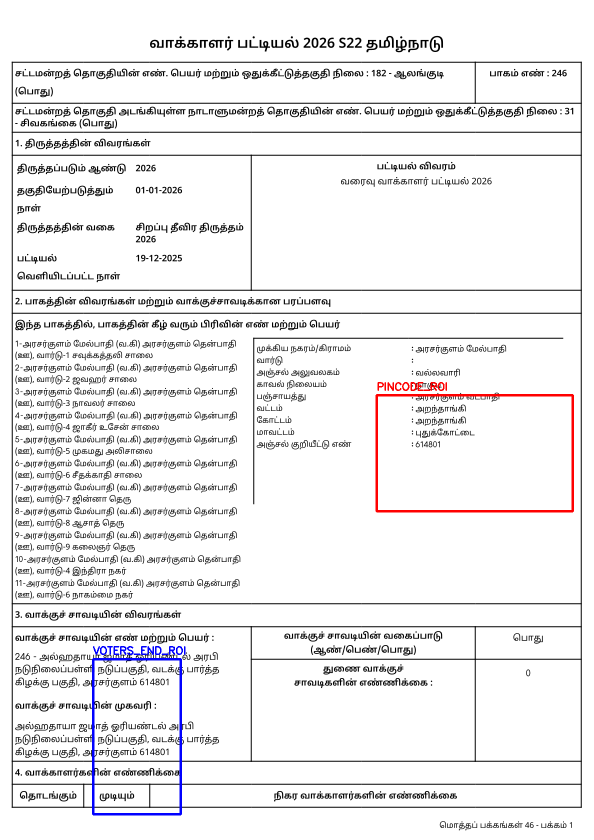
#> input picture metadata-regeneration/roi_visualization.png, 1187 x 1679 px (shown at 1/2 size)
$ python -i ocr_processor_tesseract_advance_fields.py   (imports and definitions only)
#> lines starting #> are read from the running program, lines starting #| are printed output that depends on the picture
#> in _extract_epic_from_image, voter_bgr is the input picture: shape (1679, 1187, 3); mean B, G, R 237.1, 236.3, 237.2
"""
OCR Processor for extracted voter-crop images using Tesseract.

Goal (your latest requirements):
- FAST (single-pass for most fields)
- EPIC extracted with ROI + whitelist + format correction (most accurate)
- Other fields extracted from ONE full-page OCR pass using image_to_data() (word boxes)
- Output structured JSON

Fields extracted:
- epic_no (ROI)
- name (Name/பெயர்)
- relation_type + relation_name (Father/Mother/Husband + Tamil equivalents)
- house_no (House Number/வீட்டு எண்)
- age (Age/வயது)
- gender (Gender/பாலினம்)

Input:
  pdf-converter/extracted/*/images/*.(png/jpg/...)

Output:
  pdf-converter/json-files-tesseract/<folder>.json

Install:
  pip install pytesseract pillow opencv-python numpy

Notes:
- This assumes the crop layout is consistent:
  serial top-left, epic top-right, followed by labeled lines.
- Extraction uses label detection + "value on same line to the right".
  If your value is on next line for some fields, enable --allow-next-line.
"""

from __future__ import annotations

import argparse
import json
import os
import re
import time
from dataclasses import dataclass
from pathlib import Path
from typing import Any, Iterable, Optional

try:
    import pytesseract
    from pytesseract import Output
    from PIL import Image
    import cv2
    import numpy as np

    TESSERACT_AVAILABLE = True
except ImportError:
    TESSERACT_AVAILABLE = False


# ----------------------------- Configuration ----------------------------

# EPIC ROI ratios (x1, y1, x2, y2) relative to crop size
# You confirmed: epic is top-right
EPIC_ROI = (0.55, 0.05, 0.98, 0.18)

# Label variants (English/Tamil). We match by "contains" after normalization.
NAME_LABELS = [
    "name",        # English
    "பெயர்",       # Tamil
    "பெயர்‌",      # Tamil with ZWJ/ZWSP variants in OCR
]

RELATION_LABELS = {
    "father": ["father", "தந்தையின்", "தந்தை", "தந்தையின்‌", "தந்தையின்‌ பெயர்", "தந்தை பெயர்‌", "தந்தை பெயர்", "தந்தையின் பெயர்", "தந்தையின் பெயர்"],
    "mother": ["mother", "தாயின்", "தாய்", "தாயின்‌", "தாயின்‌ பெயர்", "தாய் பெயர்‌", "தாய் பெயர்", "தாயின் பெயர்", "தாயின் பெயர்"],
    "husband": ["husband", "கணவர்", "கணவர்‌", "கணவர்‌ பெயர்", "கணவர்‌ பெயர்‌", "கணவர் பெயர்", "கணவர் பெயர்", "கணவர் பெயர்"],
}

HOUSE_LABELS = ["house", "house no", "house number", "வீட்டு", "வீட்டு எண்", "வீட்டு எண்‌", "வீடு"]
AGE_LABELS = ["age", "வயது", "வயது‌"]
GENDER_LABELS = ["gender", "பாலினம்", "பாலினம்‌"]

# Common separators that show up near labels
LABEL_SEPARATORS = {":", "-", "—", "|", "=", "№"}

# Whitelists
WL_EPIC = "ABCDEFGHIJKLMNOPQRSTUVWXYZ0123456789"
WL_DIGITS = "0123456789"
WL_HOUSE = "ABCDEFGHIJKLMNOPQRSTUVWXYZ0123456789/-"


# ------------------------------ Data types ------------------------------

@dataclass
class WordBox:
    text: str
    x: int
    y: int
    w: int
    h: int
    conf: int
    line_num: int
    block_num: int
    par_num: int

    @property
    def x2(self) -> int:
        return self.x + self.w

    @property
    def y2(self) -> int:
        return self.y + self.h


# ------------------------------ IO helpers ------------------------------

# [42 lines left out: functions _get_extracted_folders, _get_sorted_images, _initialize_tesseract, not called in this run]


# ----------------------- EPIC extraction helpers ------------------------

def _crop_rel(img_bgr, x1: float, y1: float, x2: float, y2: float):
#> called with x1 = 0.55, y1 = 0.05, x2 = 0.98, y2 = 0.18
    h, w = img_bgr.shape[:2]
#> h = 1679; w = 1187
    X1 = int(round(x1 * w)); Y1 = int(round(y1 * h))
#> after `X1 = int(round(x1 * w))`: X1 = 653
#> after `Y1 = int(round(y1 * h))`: Y1 = 84
    X2 = int(round(x2 * w)); Y2 = int(round(y2 * h))
#> after `X2 = int(round(x2 * w))`: X2 = 1163
#> after `Y2 = int(round(y2 * h))`: Y2 = 302
    X1 = max(0, min(w - 1, X1)); X2 = max(1, min(w, X2))
    Y1 = max(0, min(h - 1, Y1)); Y2 = max(1, min(h, Y2))
    return img_bgr[Y1:Y2, X1:X2]
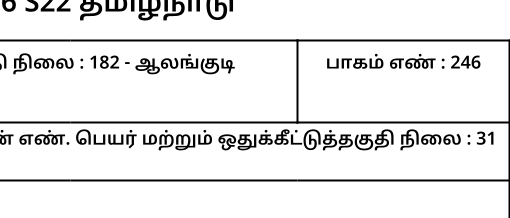
#> returned value: shape (218, 510, 3); min 0, max 255, mean 233.1


def _normalize_for_epic(bgr):
    gray = cv2.cvtColor(bgr, cv2.COLOR_BGR2GRAY)
    gray = cv2.resize(gray, None, fx=2.0, fy=2.0, interpolation=cv2.INTER_CUBIC)
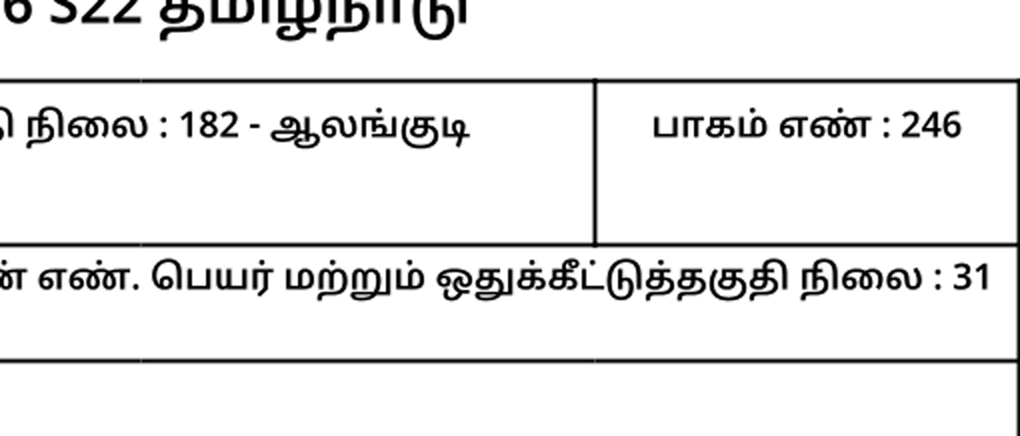
#> gray: shape (436, 1020); min 0, max 255, mean 232.7
    gray = cv2.fastNlMeansDenoising(gray, None, h=8, templateWindowSize=7, searchWindowSize=21)
    return gray


def _ocr_epic(gray) -> str:
    config = f"--oem 1 --psm 7 -c tessedit_char_whitelist={WL_EPIC}"
#> (the run stopped early here; a loop or call above may not have finished)
